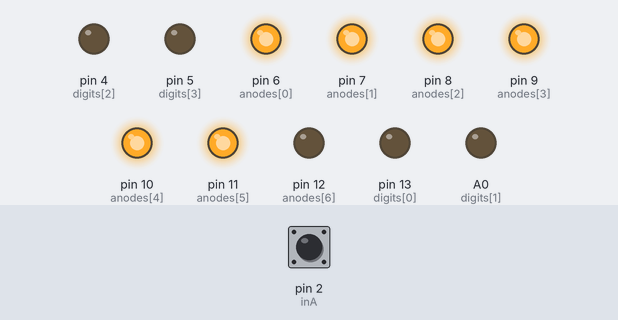
A sketch run on a simulated Arduino Uno, built with avr-gcc and run on an emulated ATmega328P. On the bench: output pins drawn as LEDs (lit = HIGH). The test bench sets the inputs (shaded band); at power-on: pin 2 (inA) HIGH.

Above: at 0.1 s.
Timing chart, 0 to 1.6 s (numbered marks = the images above):
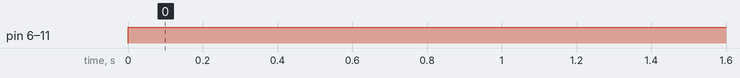

Measured:
- by itself, pin 6 (anodes[0]), pin 7 (anodes[1]), pin 8 (anodes[2]), pin 9 (anodes[3]), pin 10 (anodes[4]), pin 11 (anodes[5]): LOW → HIGH at 0.00 s

The sketch:

Labo4_Opdracht4.ino
```cpp
const int digits[] = {13,A0,4,5};
const int anodes[] = {6,7,8,9,10,11,12}; // {A,B,C,D,E,F,G}
const int inA = 2;
const int inB = 3;
const int num_array[10][7] = {  { 1,1,1,1,1,1,0 },    // 0
                          { 0,1,1,0,0,0,0 },    // 1
                          { 1,1,0,1,1,0,1 },    // 2
                          { 1,1,1,1,0,0,1 },    // 3
                          { 0,1,1,0,0,1,1 },    // 4
                          { 1,0,1,1,0,1,1 },    // 5
                          { 1,0,1,1,1,1,1 },    // 6
                          { 1,1,1,0,0,0,0 },    // 7
                          { 1,1,1,1,1,1,1 },    // 8
                          { 1,1,1,0,0,1,1 }};   // 9
int curr = HIGH;
int prev = HIGH;
int i = 0;
int j = 0;
int k = 0;
bool printI = false;

void setup() {
  // put your setup code here, to run once:
  pinMode (inA,INPUT);
  pinMode (inB,INPUT);
  digitalWrite(inA,HIGH);
  digitalWrite(inB,HIGH);
  for(k=0; k<4; k++){
    pinMode(digits[k], OUTPUT);
     attachInterrupt(digitalPinToInterrupt(inA),aHIGH,RISING);
     Serial.begin(9600);
  }

  for(k=0; k<7; k++){
    pinMode(anodes[k], OUTPUT);
  }
}

void loop() {
  // put your main code here, to run repeatedly:
  if(printI){
        Serial.println(i);
        printI = false;
      }
   for(k=0;k<7;k++){
      digitalWrite(anodes[k],num_array[i][k]);
    }
  }
  void aHIGH()
 {
  curr = digitalRead(inA);

   if (curr != prev){

     if (digitalRead(inB) != curr) {
       if(i<8){
       i++;
      }
       printI = true;
     } else {
      if(i>0){
       i--;
      }
       printI = true;
     }

   }
   prev = curr;

 }
```
